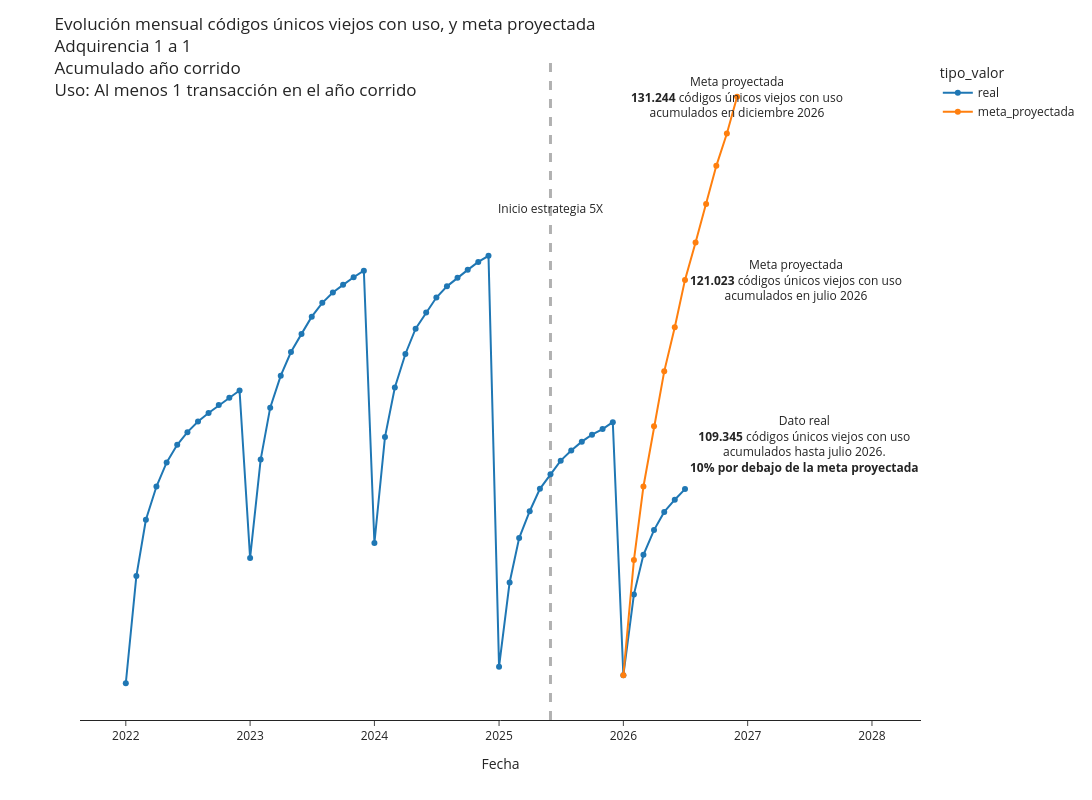

Write notebook code for a chart like this one.
### Code cell
fig = px.line(df_plot, x="fecha", y="valor", color='tipo_valor',markers=True, template='simple_white', width=1600, height=800)
fig.add_vline(x='2025-06-01', line_width=3, line_dash="dash")
fig.update_layout(
    title={
        'text': 'Evolución mensual códigos únicos viejos con uso, y meta proyectada<br>Adquirencia 1 a 1<br>Acumulado año corrido<br>Uso: Al menos 1 transacción en el año corrido',
        'xanchor': 'left',
        'yanchor': 'top'},
    xaxis=dict(
            title=dict(
                text="Fecha"
            )),
    yaxis=dict(
            title=dict(
                text="Número de códigos únicos viejos con uso<br>acumulados año corrido<br>adquirencia 1 a 1"
            ))
)
fig.update_yaxes(visible=False)
fig.add_annotation(x='2025-06-01', y=125000,
            text="Inicio estrategia 5X",
            showarrow=False,
            arrowhead=1)

fig.add_annotation(x='2026-12-01', y=131244,
            text="Meta proyectada<br><b>131.244</b> códigos únicos viejos con uso<br>acumulados en diciembre 2026",
            showarrow=False,
            xanchor='auto')
fig.add_annotation(x='2026-07-01', y=121023,
            text="Meta proyectada<br><b>121.023</b> códigos únicos viejos con uso<br>acumulados en julio 2026",
            showarrow=False,
            xanchor='left',
            xshift=3)
fig.add_annotation(x='2026-07-01', y=109345,
            text="Dato real<br><b>109.345</b> códigos únicos viejos con uso<br>acumulados hasta julio 2026.<br><b>10% por debajo de la meta proyectada</b>",
            showarrow=False,
            xanchor='left',
            xshift=3,
            yshift=45)
fig.show()

### Figure 1 — Plotly figure (JSON) as saved in the notebook; plotly's stock layout.template omitted (floating-point values rounded to 4 significant figures)
{"data": [{"hovertemplate": "tipo_valor=real<br>fecha=%{x}<br>valor=%{y}<extra></extra>", "legendgroup": "real", "line": {"color": "#1F77B4", "dash": "solid"}, "marker": {"symbol": "circle"}, "mode": "lines+markers", "name": "real", "orientation": "v", "showlegend": true, "type": "scatter", "x": ["2026-07-01T00:00:00", "2026-06-01T00:00:00", "2026-05-01T00:00:00", "2026-04-01T00:00:00", "2026-03-01T00:00:00", "2026-02-01T00:00:00", "2026-01-01T00:00:00", "2025-12-01T00:00:00", "2025-11-01T00:00:00", "2025-10-01T00:00:00", "2025-09-01T00:00:00", "2025-08-01T00:00:00", "2025-07-01T00:00:00", "2025-06-01T00:00:00", "2025-05-01T00:00:00", "2025-04-01T00:00:00", "2025-03-01T00:00:00", "2025-02-01T00:00:00", "2025-01-01T00:00:00", "2024-12-01T00:00:00", "2024-11-01T00:00:00", "2024-10-01T00:00:00", "2024-09-01T00:00:00", "2024-08-01T00:00:00", "2024-07-01T00:00:00", "2024-06-01T00:00:00", "2024-05-01T00:00:00", "2024-04-01T00:00:00", "2024-03-01T00:00:00", "2024-02-01T00:00:00", "2024-01-01T00:00:00", "2023-12-01T00:00:00", "2023-11-01T00:00:00", "2023-10-01T00:00:00", "2023-09-01T00:00:00", "2023-08-01T00:00:00", "2023-07-01T00:00:00", "2023-06-01T00:00:00", "2023-05-01T00:00:00", "2023-04-01T00:00:00", "2023-03-01T00:00:00", "2023-02-01T00:00:00", "2023-01-01T00:00:00", "2022-12-01T00:00:00", "2022-11-01T00:00:00", "2022-10-01T00:00:00", "2022-09-01T00:00:00", "2022-08-01T00:00:00", "2022-07-01T00:00:00", "2022-06-01T00:00:00", "2022-05-01T00:00:00", "2022-04-01T00:00:00", "2022-03-01T00:00:00", "2022-02-01T00:00:00", "2022-01-01T00:00:00"], "xaxis": "x", "y": [109345, 108755, 108073, 107059, 105678, 103470, 98960, 113080, 112697, 112384, 111995, 111498, 110935, 110174, 109362, 108111, 106615, 104133, 99434, 122366, 122024, 121582, 121138, 120662, 120039, 119205, 118299, 116888, 115020, 112247, 106338, 121536, 121172, 120746, 120319, 119743, 118972, 118009, 116996, 115676, 113892, 110993, 105502, 114848, 114448, 114037, 113595, 113115, 112524, 111816, 110837, 109488, 107634, 104493, 98510], "yaxis": "y"}, {"hovertemplate": "tipo_valor=meta_proyectada<br>fecha=%{x}<br>valor=%{y}<extra></extra>", "legendgroup": "meta_proyectada", "line": {"color": "#FF7F0E", "dash": "solid"}, "marker": {"symbol": "circle"}, "mode": "lines+markers", "name": "meta_proyectada", "orientation": "v", "showlegend": true, "type": "scatter", "x": ["2026-01-01T00:00:00", "2026-02-01T00:00:00", "2026-03-01T00:00:00", "2026-04-01T00:00:00", "2026-05-01T00:00:00", "2026-06-01T00:00:00", "2026-07-01T00:00:00", "2026-08-01T00:00:00", "2026-09-01T00:00:00", "2026-10-01T00:00:00", "2026-11-01T00:00:00", "2026-12-01T00:00:00"], "xaxis": "x", "y": [98960, 105384, 109494, 112853, 115918, 118384, 121023, 123104, 125256, 127387, 129194, 131244], "yaxis": "y"}], "layout": {"annotations": [{"arrowhead": 1, "showarrow": false, "text": "Inicio estrategia 5X", "x": "2025-06-01", "y": 125000}, {"showarrow": false, "text": "Meta proyectada<br><b>131.244</b> códigos únicos viejos con uso<br>acumulados en diciembre 2026", "x": "2026-12-01", "xanchor": "auto", "y": 131244}, {"showarrow": false, "text": "Meta proyectada<br><b>121.023</b> códigos únicos viejos con uso<br>acumulados en julio 2026", "x": "2026-07-01", "xanchor": "left", "xshift": 3, "y": 121023}, {"showarrow": false, "text": "Dato real<br><b>109.345</b> códigos únicos viejos con uso<br>acumulados hasta julio 2026.<br><b>10% por debajo de la meta proyectada</b>", "x": "2026-07-01", "xanchor": "left", "xshift": 3, "y": 109345, "yshift": 45}], "height": 800, "legend": {"title": {"text": "tipo_valor"}, "tracegroupgap": 0}, "margin": {"t": 60}, "shapes": [{"line": {"dash": "dash", "width": 3}, "type": "line", "x0": "2025-06-01", "x1": "2025-06-01", "xref": "x", "y0": 0, "y1": 1, "yref": "y domain"}], "title": {"text": "Evolución mensual códigos únicos viejos con uso, y meta proyectada<br>Adquirencia 1 a 1<br>Acumulado año corrido<br>Uso: Al menos 1 transacción en el año corrido", "xanchor": "left", "yanchor": "top"}, "width": 1600, "xaxis": {"anchor": "y", "domain": [0, 1], "title": {"text": "Fecha"}}, "yaxis": {"anchor": "x", "domain": [0, 1], "title": {"text": "Número de códigos únicos viejos con uso<br>acumulados año corrido<br>adquirencia 1 a 1"}, "visible": false}}}
